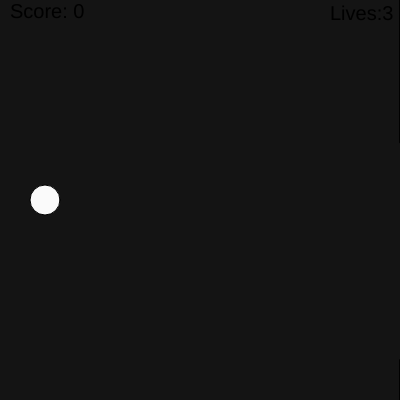
Frame 1 (no input)
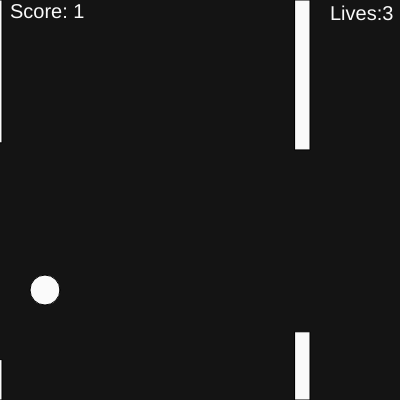
Frame 60 (no input)
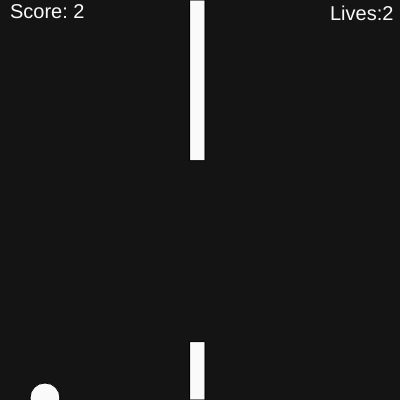
Frame 120 (the mouse pressed at the canvas centre since frame 60)

The p5.js sketch that drew these frames (run headless with seeded random() and noise() and a simulated clock; from frame 60 on, the mouse is pressed at the canvas centre):

// p5.js sketch
// ── sketch.js
var bird;
var pipes = [];
var score;
var j=0;
var hitcount =0;
var mode = 1;


function setup() {
  createCanvas(400, 400);
  bird = new Bird();
  pipes.push(new Pipe());
  score = new Score();
}

function draw() {
  //clear();
  background(20);
  if(mode == 0) {
      textSize(20);
      text('GAME OVER', 140,200);
      text('ENTER TO RESTART', 110,250);
  }
  if(mode == 1) {
    // if(score.check(bird,pipes) == TRUE) {
    //   textSize(10);
    //   text(j, 5, 15);
    //   j++;
    // }
      textSize(20);
      text("Score: " + j, 10, 18);
      text("Lives:" + (3-(hitcount/2)), 330,20);
     
  if(frameCount % 45 == 0) {
    pipes.push(new Pipe());
      j++;
  }
  
  for (var i = pipes.length - 1; i >= 0; i--) {
    pipes[i].show();
    pipes[i].update();

    if (pipes[i].hits(bird)) {
      console.log('HIT');
      hitcount++;
      if(hitcount >= 6)
      {
        console.log('Game Over');
        mode = 0;
      }
    }
    
    if (pipes[i].offscreen()) {
      pipes.splice(i, 1);
    }
  }
  
  bird.show();
  bird.update();
  }
  
}

function keyPressed() {
 if(key === ' '){
   bird.up(); 
 }
  if(keyCode === ENTER) {
    mode =1;
    j=0;
    hitcount = 0;
  }
}
// ── bird.js

function Bird() {
  this.y = height/2;
  this.x = 45;
  
  this.gravity = 0.2;
  this.velocity = 0;
  this.lift = -11;
  
  this.show = function() {  
    fill(250);
    ellipse(this.x,this.y,30,30);
  }
  
  this.up = function() {
    this.velocity += this.lift;
  };
  
  this.update = function () {
    this.velocity += this.gravity;
    this.velocity *= 0.9;
    this.y += this.velocity;
    
    this.y = constrain(this.y,0, height);
  }
}
// ── pipe.js
  
function Pipe() {
  
  this.top = random(height/2);
  this.bottom = random(height/2) -1;
  this.x = width;
  this.w = 15;
  this.speed = 7;
  this.highlight = false;
  
  this.hits = function(bird) {
    if(bird.y < this.top || bird.y > height-this.bottom){
       if(bird.x > this.x && bird.x < this.x + this.w) {
         this.highlight = true;
         return true;
      }
    }
    return false;
  }
  
  this.show = function() {
    fill(250);
    if (this.highlight) {
      fill(255, 0, 0);

    }
    rect(this.x,0, this.w, this.top);
    rect(this.x,height-this.bottom, this.w, this.bottom);
  }
  
  this.update = function() {
    this.x -= this.speed;
  };
  
  this.offscreen = function() {
    return (this.x < -this.w);
  };

}
// ── score.js
function Score() {
  
  this.check = function(bird,pipe) {
    if(bird.x > pipe.x && bird.x < pipe.x + 15) {
    return true;
    }
    return false;
  }
  
}
